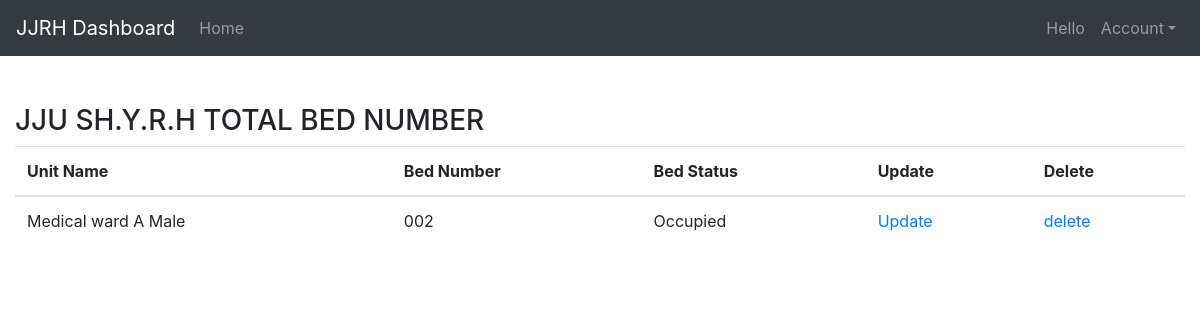
The page /detail/2/ on the database its author committed.
### jjrh_bed/models.py (models this page shows, shortened)
class Bed(models.Model):
	unitname = models.ForeignKey(UnitName,on_delete=models.CASCADE,related_name='unitname')
	bed_number = models.CharField(max_length=56)
	status = models.CharField(
			max_length=34,
			choices=BED_STATUS_CHOICES,
			default='Free',
		)

class UnitName(models.Model):
	Date = models.DateField()
	unit_name = models.CharField(max_length=225)
	def __str__(self):
		return self.unit_name

### jjrh_bed/views.py (the view)
# urls.py: path('detail/<int:id>/',bed_management_detail_view,name='detail')
def bed_management_detail_view(request,id):
	bed = get_object_or_404(Bed,id=id)
	context = {
		'bed':bed,
	}
	return render(request,'jjrh_bed/bed_management_detail_view.html',context)

### jjrh_bed/templates/jjrh_bed/bed_management_detail_view.html
{%extends 'base.html'%}
{%block content%}
		<h3>JJU SH.Y.R.H TOTAL BED NUMBER</h3>
	<div class="table-responsive-lg">
	<table class="table">
	<thead>
		<tr>
		<th scope="col">Unit Name</th>
		<th scope="col">Bed Number</th>
		<th scope="col">Bed Status</th>
		<th scope="col">Update</th>
		<th scope="col">Delete</th>
		</tr>
	</thead>
	<tbody>
		<tr>
			<td>{{bed.unitname}}</td>
			<td>{{bed.bed_number}}</td>
			<td>{{bed.status}}</td>
			<td> <a href="{% url 'jjrh_bed:update' bed.id %}">Update</a></td>
			<td><a href="{% url 'jjrh_bed:delete' bed.id %}">delete</a></td>
		</tr>
	</tbody>
	</table>
</div>
{%endblock%}

### rows shown on the page
Bed: unitname "Medical ward A Male", bed_number "002", status "Occupied"
